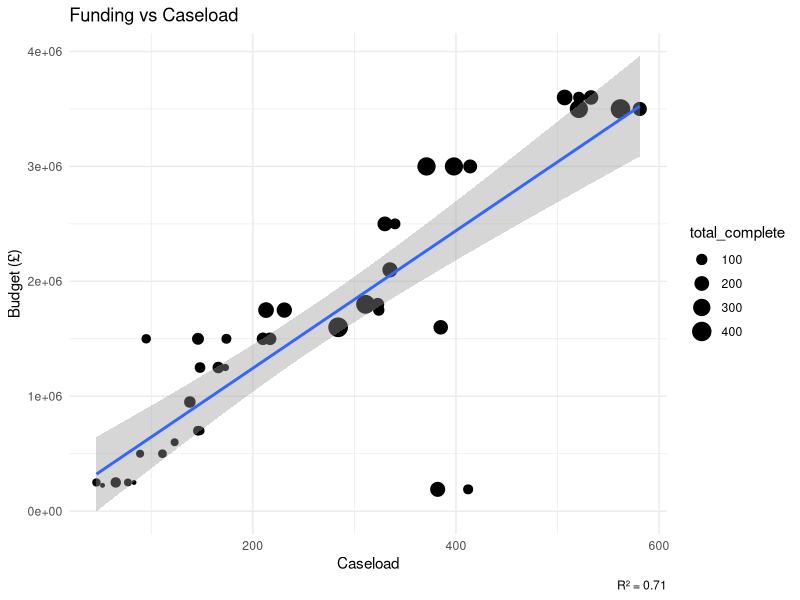
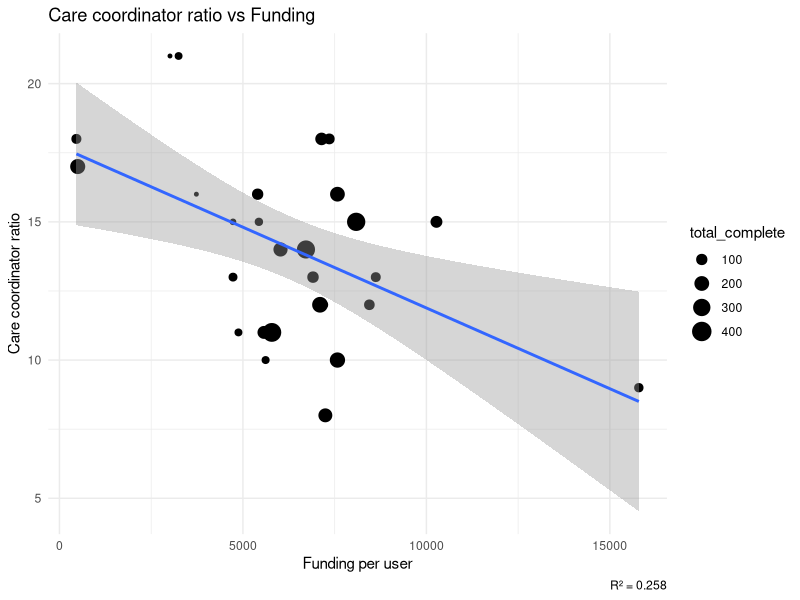
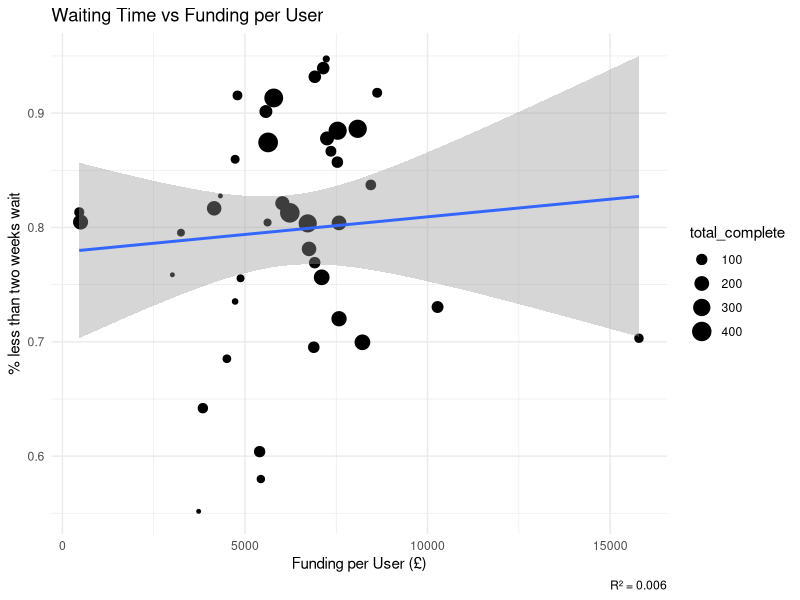
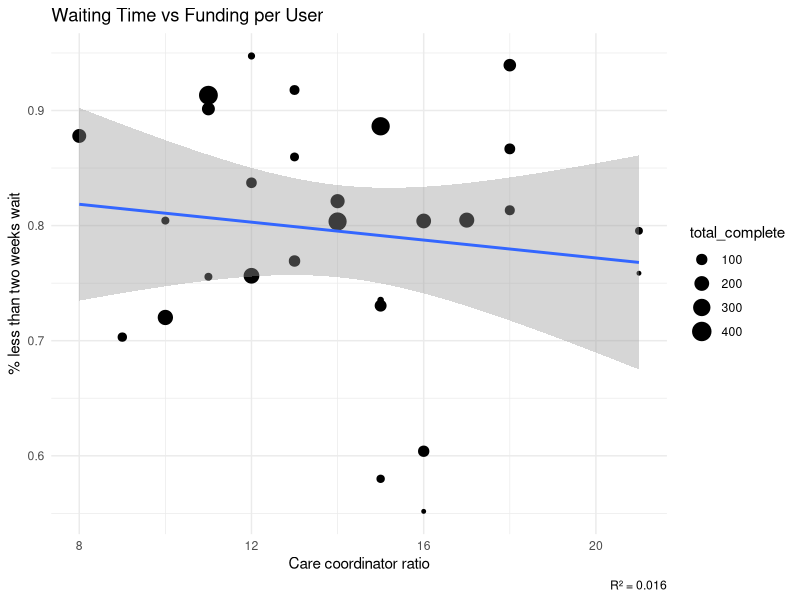
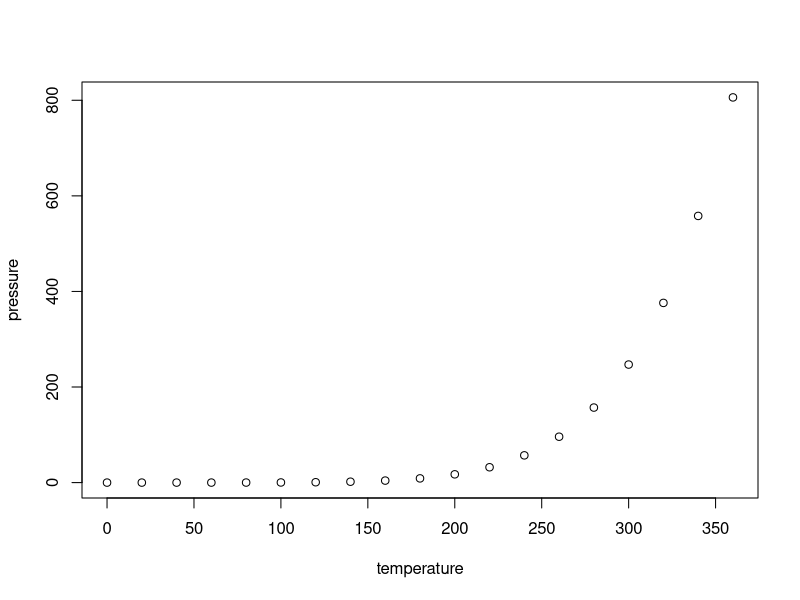

The R script that drew these images, in order:
## ---- chunk 1
library(here)
library(dplyr)
library(tidyr)
library(ggplot2)
library(lubridate)


knitr::opts_chunk$set(echo = TRUE)
## ---- chunk 2

EIP_waiting_times <- read.csv(here("data/processed/EIP_waiting_times.csv"))

EIP_inputs <- read.csv(here("data/raw/Inputs/EIP_south_inferred.csv")) %>%
  # Clean column names
  rename_with(~gsub("\\.", "_", .)) %>%
  # Create more descriptive names
  rename(
    budget_2018 = Budget_2018,
    budget_2019 = Budget_2019,
    budget_2020 = Budget_2020,
    caseload_2018 = Caseload_2018,
    caseload_2019 = Caseload_2019,
    caseload_2020 = Caseload_2020,
    ccratio_2019 = Service_Users_Per_Care_Coordinator_2019,
    ccratio_2020 = Service_Users_Per_Care_Coordinator_2020
  ) %>%
  
  pivot_longer(
    cols = c(starts_with("budget_"), starts_with("caseload_"), starts_with("ccratio_")),
    names_to = c("metric", "year"),
    names_pattern = "(.*)_(\\d{4})",
    values_to = "value"
  ) %>%
  # Convert year to numeric
  mutate(year = as.numeric(year)) %>%
  pivot_wider(
    names_from = metric,
    values_from = value
  ) %>%
  mutate(carecoords = caseload / ccratio,
         fundingperuser = budget / caseload)

write.csv(EIP_inputs, file=here("data/processed/EIP_inputs.csv"))

weighted_mean_na <- function(x, w) {
  # Remove paired NAs
  valid <- !is.na(x) & !is.na(w)
  x <- x[valid]
  w <- w[valid]
  
  if (length(x) == 0) return(NA)
  sum(x * w) / sum(w)
}

EIP_waiting_times_fy <- EIP_waiting_times %>%
  # To clarify FY allocation in EIP south report
  mutate(fy = if_else(month(Date) < 4 , year(Date), year(Date) + 1)) %>%
  group_by(Provider_Org_code, fy) %>%
  summarize(avg_median_wait_complete = sum(median_wait_complete * total_complete, na.rm = TRUE) / 
              sum(total_complete[!is.na(median_wait_complete)], na.rm = TRUE),
    avg_twoweek_complete = sum(twoweek_complete * total_complete, na.rm = TRUE) / 
                          sum(total_complete[!is.na(twoweek_complete)], na.rm = TRUE),
    across(c(total_complete, total_incomplete), sum, na.rm = TRUE),
            .groups="drop")

EIP_waiting_times_funding <- left_join(EIP_inputs, EIP_waiting_times_fy, by = c("Provider_code"="Provider_Org_code", "year"="fy"))

## ---- chunk 3
funding_caseload_model <- lm(budget ~ caseload, data = EIP_waiting_times_funding)
ggplot(EIP_waiting_times_funding, aes(x = caseload, y = budget)) +
  geom_point(aes(size = total_complete)) +
  geom_smooth(method = "lm", se = TRUE) +
  labs(
    title = "Funding vs Caseload",
    x = "Caseload",
    y = "Budget (£)",
    caption = paste("R² =", round(summary(funding_caseload_model)$r.squared, 3))
  ) +
  theme_minimal()

funding_ccratio_model <- lm(ccratio ~ fundingperuser, data = EIP_waiting_times_funding)
ggplot(EIP_waiting_times_funding, aes(x = fundingperuser, y = ccratio)) +
  geom_point(aes(size = total_complete)) +
  geom_smooth(method = "lm", se = TRUE) +
  labs(
    title = "Care coordinator ratio vs Funding",
    x = "Funding per user",
    y = "Care coordinator ratio",
    caption = paste("R² =", round(summary(funding_ccratio_model)$r.squared, 3))
  ) +
  theme_minimal()

funding_waiting_model <- lm(avg_twoweek_complete ~ fundingperuser, data = EIP_waiting_times_funding)
ggplot(EIP_waiting_times_funding, aes(x = fundingperuser, y = avg_twoweek_complete)) +
  geom_point(aes(size = total_complete)) +
  geom_smooth(method = "lm", se = TRUE) +
  labs(
    title = "Waiting Time vs Funding per User",
    x = "Funding per User (£)",
    y = "% less than two weeks wait",
    caption = paste("R² =", round(summary(funding_waiting_model)$r.squared, 3))
  ) +
  theme_minimal()

ccratio_waiting_model <- lm(avg_twoweek_complete ~ ccratio, data = EIP_waiting_times_funding)
ggplot(EIP_waiting_times_funding, aes(x = ccratio, y = avg_twoweek_complete)) +
  geom_point(aes(size = total_complete)) +
  geom_smooth(method = "lm", se = TRUE) +
  labs(
    title = "Waiting Time vs Funding per User",
    x = "Care coordinator ratio",
    y = "% less than two weeks wait",
    caption = paste("R² =", round(summary(ccratio_waiting_model)$r.squared, 3))
  ) +
  theme_minimal()

## ---- chunk 4
plot(pressure)
